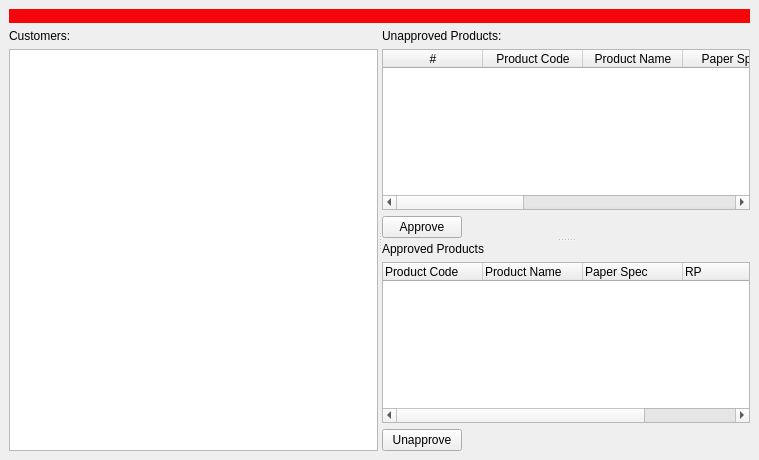
<?xml version="1.0" encoding="UTF-8"?>
<ui version="4.0">
 <class>ProductsApproval</class>
 <widget class="QMainWindow" name="ProductsApproval">
  <property name="geometry">
   <rect>
    <x>0</x>
    <y>0</y>
    <width>759</width>
    <height>460</height>
   </rect>
  </property>
  <property name="windowTitle">
   <string>Products Approval</string>
  </property>
  <widget class="QWidget" name="centralwidget">
   <layout class="QVBoxLayout" name="verticalLayout_4">
    <item>
     <widget class="QLabel" name="lblCustomerName">
      <property name="sizePolicy">
       <sizepolicy hsizetype="Preferred" vsizetype="Fixed">
        <horstretch>0</horstretch>
        <verstretch>0</verstretch>
       </sizepolicy>
      </property>
      <property name="styleSheet">
       <string notr="true">background-color: rgb(244, 6, 10);
color: rgb(255, 255, 255);
font: 16pt &quot;Verdana&quot;;</string>
      </property>
      <property name="text">
       <string/>
      </property>
     </widget>
    </item>
    <item>
     <widget class="QSplitter" name="splitter_2">
      <property name="orientation">
       <enum>Qt::Horizontal</enum>
      </property>
      <widget class="QWidget" name="layoutWidget">
       <layout class="QVBoxLayout" name="verticalLayout">
        <item>
         <widget class="QLabel" name="label">
          <property name="text">
           <string>Customers:</string>
          </property>
         </widget>
        </item>
        <item>
         <widget class="CustomQueryView" name="trvCustomers">
          <property name="alternatingRowColors">
           <bool>true</bool>
          </property>
         </widget>
        </item>
       </layout>
      </widget>
      <widget class="QSplitter" name="splitter">
       <property name="orientation">
        <enum>Qt::Vertical</enum>
       </property>
       <widget class="QWidget" name="">
        <layout class="QVBoxLayout" name="verticalLayout_2">
         <item>
          <widget class="QLabel" name="label_3">
           <property name="text">
            <string>Unapproved Products:</string>
           </property>
          </widget>
         </item>
         <item>
          <widget class="QTableWidget" name="tblUnapproved">
           <column>
            <property name="text">
             <string>#</string>
            </property>
           </column>
           <column>
            <property name="text">
             <string>Product Code</string>
            </property>
           </column>
           <column>
            <property name="text">
             <string>Product Name</string>
            </property>
           </column>
           <column>
            <property name="text">
             <string>Paper Spec</string>
            </property>
           </column>
           <column>
            <property name="text">
             <string>Board Weight</string>
            </property>
           </column>
           <column>
            <property name="text">
             <string>RP</string>
            </property>
           </column>
           <column>
            <property name="text">
             <string>Price</string>
            </property>
           </column>
           <column>
            <property name="text">
             <string>Comment</string>
            </property>
           </column>
          </widget>
         </item>
         <item>
          <layout class="QHBoxLayout" name="horizontalLayout_2">
           <item>
            <widget class="QPushButton" name="cmdApprove">
             <property name="text">
              <string>Approve</string>
             </property>
            </widget>
           </item>
           <item>
            <spacer name="horizontalSpacer_3">
             <property name="orientation">
              <enum>Qt::Horizontal</enum>
             </property>
             <property name="sizeHint" stdset="0">
              <size>
               <width>40</width>
               <height>20</height>
              </size>
             </property>
            </spacer>
           </item>
          </layout>
         </item>
        </layout>
       </widget>
       <widget class="QWidget" name="">
        <layout class="QVBoxLayout" name="verticalLayout_3">
         <item>
          <widget class="QLabel" name="label_2">
           <property name="text">
            <string>Approved Products</string>
           </property>
          </widget>
         </item>
         <item>
          <widget class="QTreeWidget" name="trvApprovedProducts">
           <property name="alternatingRowColors">
            <bool>true</bool>
           </property>
           <column>
            <property name="text">
             <string>Product Code</string>
            </property>
           </column>
           <column>
            <property name="text">
             <string>Product Name</string>
            </property>
           </column>
           <column>
            <property name="text">
             <string>Paper Spec</string>
            </property>
           </column>
           <column>
            <property name="text">
             <string>RP</string>
            </property>
           </column>
           <column>
            <property name="text">
             <string>Price</string>
            </property>
           </column>
          </widget>
         </item>
         <item>
          <layout class="QHBoxLayout" name="horizontalLayout">
           <item>
            <widget class="QPushButton" name="cmdUnapprove">
             <property name="text">
              <string>Unapprove</string>
             </property>
            </widget>
           </item>
           <item>
            <spacer name="horizontalSpacer_2">
             <property name="orientation">
              <enum>Qt::Horizontal</enum>
             </property>
             <property name="sizeHint" stdset="0">
              <size>
               <width>40</width>
               <height>20</height>
              </size>
             </property>
            </spacer>
           </item>
          </layout>
         </item>
        </layout>
       </widget>
      </widget>
     </widget>
    </item>
   </layout>
  </widget>
 </widget>
 <customwidgets>
  <customwidget>
   <class>CustomQueryView</class>
   <extends>QTreeView</extends>
   <header>customqueryview.h</header>
  </customwidget>
 </customwidgets>
 <resources/>
 <connections/>
</ui>
